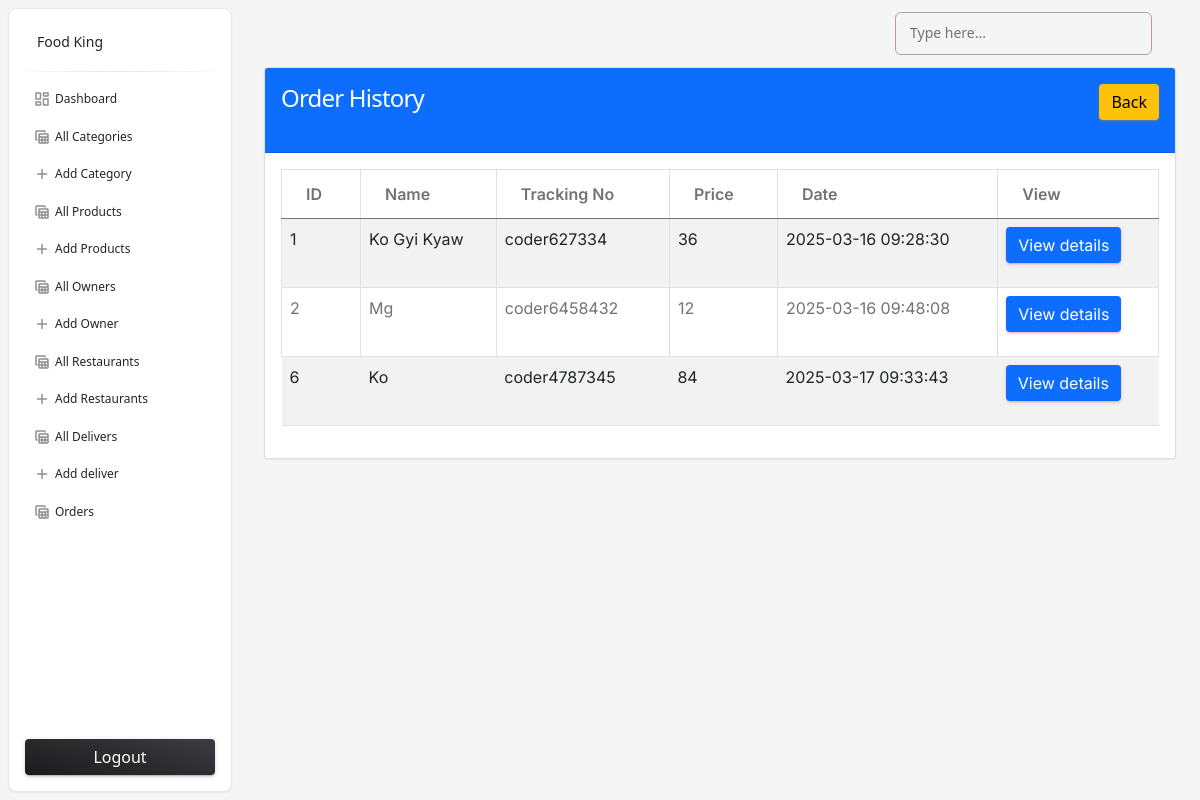
Page /admin/order-history.php (signed in) on the committed database.
### tables this page shows
CREATE TABLE `orders` (
  `id` int(10) NOT NULL,
  `tracking_no` varchar(225) NOT NULL,
  `user_id` int(10) NOT NULL,
  `name` varchar(225) NOT NULL,
  `email` varchar(225) NOT NULL,
  `phone` varchar(225) NOT NULL,
  `address` mediumtext NOT NULL,
  `pincode` int(225) NOT NULL,
  `total_price` int(225) NOT NULL,
  `payment_mode` varchar(225) NOT NULL,
  `payment_id` varchar(225) DEFAULT NULL,
  `status` tinyint(4) NOT NULL DEFAULT 0,
  `comments` varchar(225) DEFAULT NULL,
  `created_at` timestamp NOT NULL DEFAULT current_timestamp()
);

### functions/myfunctions.php (called while the page is built, shortened)
<?php
include('../config/dbcon.php');
function getOrderHistory(){
    global $con;
    $query = "SELECT * FROM orders WHERE status != '0'";
    return $query_run = mysqli_query($con, $query);
}
?>

### admin/order-history.php (the view, shortened to what this page needs)
<?php
include('includes/header.php');
?>
<div class="container">
    <div class="row">
        <div class="col-md-12">
            <div class="card">
                <div class="card-header bg-primary">
                    <h4 class="text-white">Order History
                        <a href="orders.php" class="btn btn-warning float-end">Back</a>
                    </h4>
                </div>
                <div class="card-body" id="">
                    <table class="table table-bordered table-striped">
                        <thead>
                            <tr>
                                <th>ID</th>
                                <th>Name</th>
                                <th>Tracking No</th>
                                <th>Price</th>
                                <th>Date</th>
                                <th>View</th>
                            </tr>
                        </thead>
                        <tbody>
                            <?php
                                $orders = getOrderHistory();
                                if(mysqli_num_rows($orders) > 0)
                                {
                                    foreach($orders as $item){
                                        ?>
                                        <tr>
                                            <td><?= $item['id'];?></td>
                                            <td><?= $item['name'];?></td>
                                            <td><?= $item['tracking_no'];?></td>
                                            <td><?= $item['total_price'];?></td>
                                            <td><?= $item['created_at'];?></td>
                                            <td>
                                                <a href="view-order.php?t=<?= $item['tracking_no'];?>" class="btn btn-primary">View details</a>
                                            </td>
                                        </tr>
                                        <?php
                                    }
                                }else {
                                    ?>
                                        <tr>
                                            <td colspan="5">No orders yet</td>
                                        </tr>
                                    <?php
                                }
                            ?>
                        </tbody>
                    </table>
                </div>
                </div>
            </div>
        </div>
    </div>
<?php include('includes/footer.php'); ?>

### rows in the picture
orders: id "1", name "Ko Gyi Kyaw", tracking_no "coder627334", total_price "36", created_at "2025-03-16 09:28:30"
orders: id "2", name "Mg", tracking_no "coder6458432", total_price "12", created_at "2025-03-16 09:48:08"
orders: id "6", name "Ko", tracking_no "coder4787345", total_price "84", created_at "2025-03-17 09:33:43"
